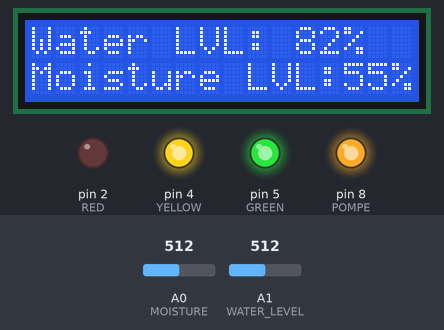
The sketch below on a simulated Arduino Uno, built with avr-gcc and run on an emulated ATmega328P. Shown: 16×2 character LCD, output pins drawn as LEDs (lit = HIGH). Inputs (shaded band) come from the test bench; at power-on: A1 (WATER_LEVEL) = 512, A0 (MOISTURE) = 512.

Above: at 1.2 s.
1.3 s: A1 (WATER_LEVEL) set to 312
At 14.5 s:
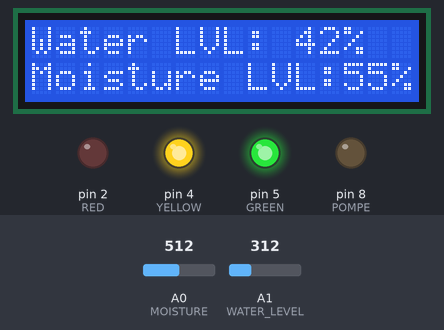
15.3 s: A1 (WATER_LEVEL) set to 282
At 22.31 s:
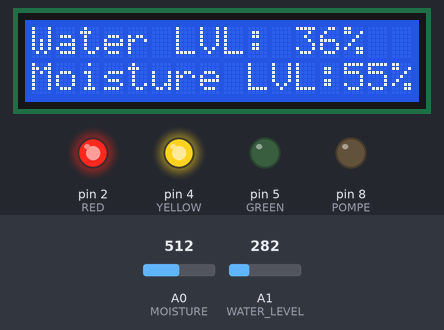
At 23.3 s:
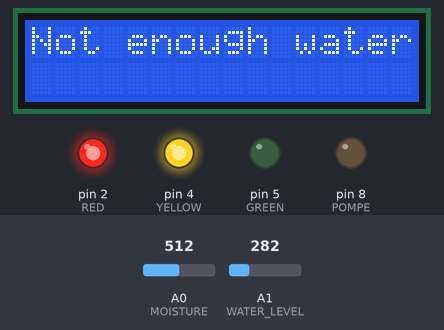
23.9 s: A0 (MOISTURE) set to 740
37.9 s: A0 (MOISTURE) set to 763
51.9 s: A0 (MOISTURE) set to 716
65.9 s: A0 (MOISTURE) set to 900
Timing chart, 0 to 68.9 s (numbered marks = the images above; inputs shaded):
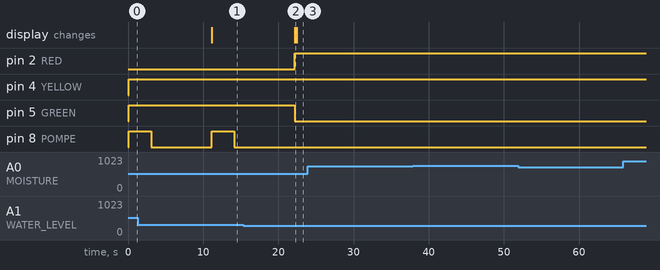

The sketch:

Code.ino
```cpp
#include <LiquidCrystal_I2C.h>
LiquidCrystal_I2C LCD(0x27, 16, 2);
#define POMPE 8
#define MOISTURE A0
#define WATER_LEVEL A1
#define GREEN 5
#define RED 2
#define YELLOW 4
void setup() {
  pinMode(POMPE, OUTPUT);
  pinMode(GREEN, OUTPUT);
  pinMode(RED, OUTPUT);
  pinMode(YELLOW, OUTPUT);
  pinMode(MOISTURE, INPUT);
  pinMode(WATER_LEVEL, INPUT);

  digitalWrite(POMPE, LOW);
  digitalWrite(GREEN, LOW);
  digitalWrite(RED, LOW);
  digitalWrite(YELLOW, LOW);
  LCD.init();
  LCD.backlight();
}

// Function to calculate water level percentage
int water_percentage(int L) {
  return map(L, 100, 600, 0, 100);
}

// Function to calculate soil moisture percentage
int moisture_percentage(int M) {
  return map(M, 1023, 100, 0, 100);
}

// LCD Display Function
void l_c_d_display(int Water_P, int Moisture_P) {
  if (digitalRead(RED) == LOW) {
    LCD.clear();
    LCD.setCursor(0, 0);
    LCD.print("Water LVL: ");
    LCD.print(Water_P);
    LCD.print("%");

    LCD.setCursor(0, 1);
    LCD.print("Moisture LVL:");
    LCD.print(Moisture_P);
    LCD.print("%");
  } else {
    LCD.clear();
    LCD.setCursor(0, 0);
    LCD.print("Not enough water");
  }
}

// Check Water Tank Level
void tank(int L) {
  if (L >= 40) {
    digitalWrite(GREEN, HIGH);
    digitalWrite(RED, LOW);
  } else {
    digitalWrite(GREEN, LOW);
    digitalWrite(RED, HIGH);
  }
}
// Check Soil Moisture percentage and Control Pump
void moisture_check(int moisture_P) {
  if (moisture_P >= 30) {
    digitalWrite(YELLOW, LOW);

  }
  digitalWrite(YELLOW, HIGH);

  if (digitalRead(GREEN) == HIGH) {  // Ensure there is enough water
    digitalWrite(POMPE, HIGH);
    delay(3000);
    digitalWrite(POMPE, LOW);
    delay(8000);
  }
}

void loop() {
  int M = analogRead(MOISTURE); // read moisture Sensor values
  int L = analogRead(WATER_LEVEL); // read water level Sensor values

  int Water_P = water_percentage(L); // Converting water level values to percentages
  int Moisture_P = moisture_percentage(M); // Converting moisture values to percentages

  l_c_d_display(Water_P, Moisture_P);
  tank(Water_P); // checks water level in the Tank
  moisture_check(Moisture_P); // checks soil moisture percentage
}
```

Measured:
- the behaviour switches between 300 and 299 on A1 (WATER_LEVEL) (found by bisection; images 1 and 2)
- after the input at 1.3 s, the display: changes after 9.8 s (image 1)
- after the input at 15.3 s, pin 2 (RED): LOW → HIGH after 6.9 s; pin 5 (GREEN): HIGH → LOW after 6.9 s; pin 8 (POMPE): stays LOW (without the input it goes to HIGH after 6.9 s); the display: changes after 6.9 s (image 2)
- after the input at 23.9 s, every drawn part: stays the same
- after the input at 37.9 s, every drawn part: stays the same
- after the input at 65.9 s, every drawn part: stays the same
